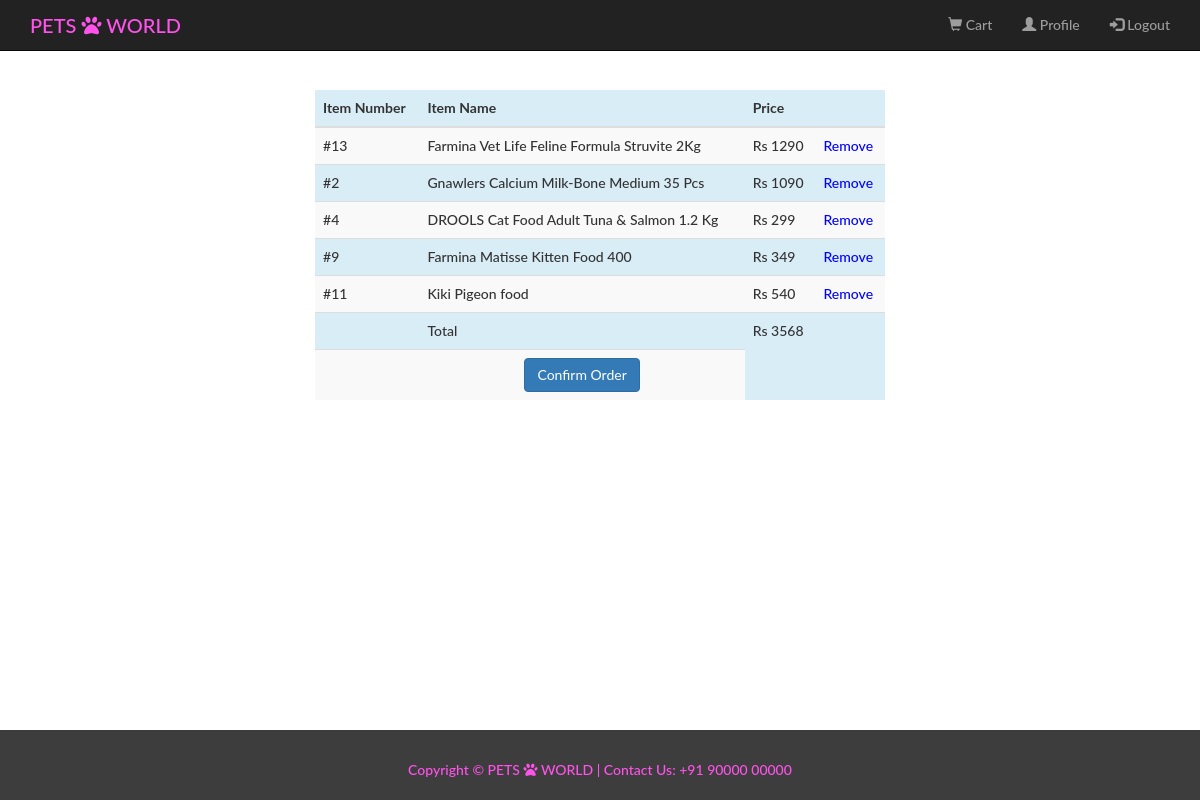
Screenshot of /cart.php (signed in) with the database file from the repository.
### tables this page shows
CREATE TABLE `items` (
  `id` int(11) NOT NULL,
  `name` varchar(255) NOT NULL,
  `category` enum('dog','cat','bird','fish') NOT NULL,
  `price` int(11) NOT NULL
);

### cart.php (the view, shortened to what this page needs)
<?php
require("includes/connection.php");
?>
<!DOCTYPE html>
<!doctype HTML>
<html>
<head>
    <link rel="stylesheet" href="https://cdnjs.cloudflare.com/ajax/libs/font-awesome/4.7.0/css/font-awesome.min.css">
    <link rel="stylesheet" href="https://maxcdn.bootstrapcdn.com/bootstrap/3.3.7/css/bootstrap.min.css" >
     <link type="text/css" rel="stylesheet" href="css/style.css">
</head>
<body style="padding-top: 50px;">
    <div class="container-fluid" id="content">
     <?php
        include 'includes/header.php';
        ?><br><br>
            <div class="row ">
                <div class="col-md-6 col-md-offset-3">
                    <table class="table  table-striped  bg-info">
                        <?php
                        $sum = 0;
                        $user_id = $_SESSION['user_id'];
                        $query = "SELECT items.price AS Price, items.id, items.name AS Name FROM user_items JOIN items ON user_items.item_id = items.id WHERE user_items.user_id='$user_id' and status='Added to cart'";
                        $result = mysqli_query($con, $query)or die($mysqli_error($con));
                        if (mysqli_num_rows($result) >= 1) {
                            ?>
                            <thead>
                                <tr>
                                    <th>Item Number</th>
                                    <th>Item Name</th>
                                    <th>Price</th>
                                    <th></th>
                                </tr>
                            </thead>
                            <tbody>
                                <?php
                                while ($row = mysqli_fetch_array($result)) {
                                    $sum+= $row["Price"];
                                       $id="";
                                    $id .= $row["id"] . ", ";
                                    echo "<tr><td>" . "#" . $row["id"] . "</td><td>" . $row["Name"] . "</td><td>Rs " . $row["Price"] . "</td><td><a href='cart-remove.php?id={$row['id']}' class='remove_item_link'> Remove</a></td></tr>";
                                }
                                $id = rtrim($id, ", ");
                                echo "<tr><td></td><td>Total</td><td>Rs " . $sum . "</td><td></tr><tr><tr><tr><td></td><td><center><a href='success.php?itemsid=" . $id . "' class='btn btn-primary' >Confirm Order</a></center></td></tr>";
                                ?>
                            </tbody>
                            <?php
                        } else {
                            echo '<h1 style="color:#21edff";>Add items to the cart first!</h1>';
                        }
                        ?>
                    </table>
                </div>
            </div>
        </div>
    <footer style="margin-top:220px;bottom:0px;position:fixed;">
    <div class="container" >
        <center>
            <br>
            <p>Copyright &copy; PETS <i class="fas fa-paw"></i>  WORLD |  Contact Us: +91 90000 00000</p>
        </center>
    </div>
</footer>
    </body>
</html>

### includes/header.php (shortened to what this page needs)
<div class="navbar navbar-inverse navbar-fixed-top">
        <div class="container" >
            <div class="navbar-header">
                <a href="index.php" class="navbar-brand" style="color:#ff52eb">PETS <i class="fas fa-paw"></i> WORLD </a>
            </div>
            <div class="collapse navbar-collapse" id="myNavbar">
            <ul class="nav navbar-nav navbar-right">
                <?php
            if(isset($_SESSION['email']))
                {?>
                <li ><a href = "cart.php"><span class = "glyphicon glyphicon-shopping-cart"></span> Cart </a></li>
                <li><a href = "settings.php"><span class= "glyphicon glyphicon-user"></span> Profile</a></li>
                <li><a href = "logout_script.php"><span class= "glyphicon glyphicon-log-in"></span> Logout</a></li>
                        <?php
                    }
                    ?>
            </ul>
            </div>
        </div>
</div>

### css/style.css (style rules this page uses)
body, html { width: 100%; height: 100%; }
body { padding-top:100px; }
body, h1, h2, h3, h4, h5, h6 { font-family: "Lato","Helvetica Neue",Helvetica,Arial,sans-serif; font-weight: 550; }
footer { padding: 10px 0; background-color: #3d3d3d; color:#ff52eb; bottom: 0; width: 100%; }
.row:after { content: ""; display: table; clear: both; }
.navbar-brand { font-size:20px; }
.remove_item_link { color:#0000ff; }

### cart.php (style rules this page uses)
body { background-image: url(img/r.jpg); background-size: cover; background-repeat: no-repeat; background-attachment: fixed; }

### rows the page displays
items: id "13", name "Farmina Vet Life Feline Formula Struvite 2Kg", price "1290"
items: id "2", name "Gnawlers Calcium Milk-Bone Medium 35 Pcs", price "1090"
items: id "4", name "DROOLS Cat Food Adult Tuna & Salmon 1.2 Kg", price "299"
items: id "9", name "Farmina Matisse Kitten Food 400", price "349"
items: id "11", name "Kiki Pigeon food", price "540"

### other values shown
$sum "3568"
